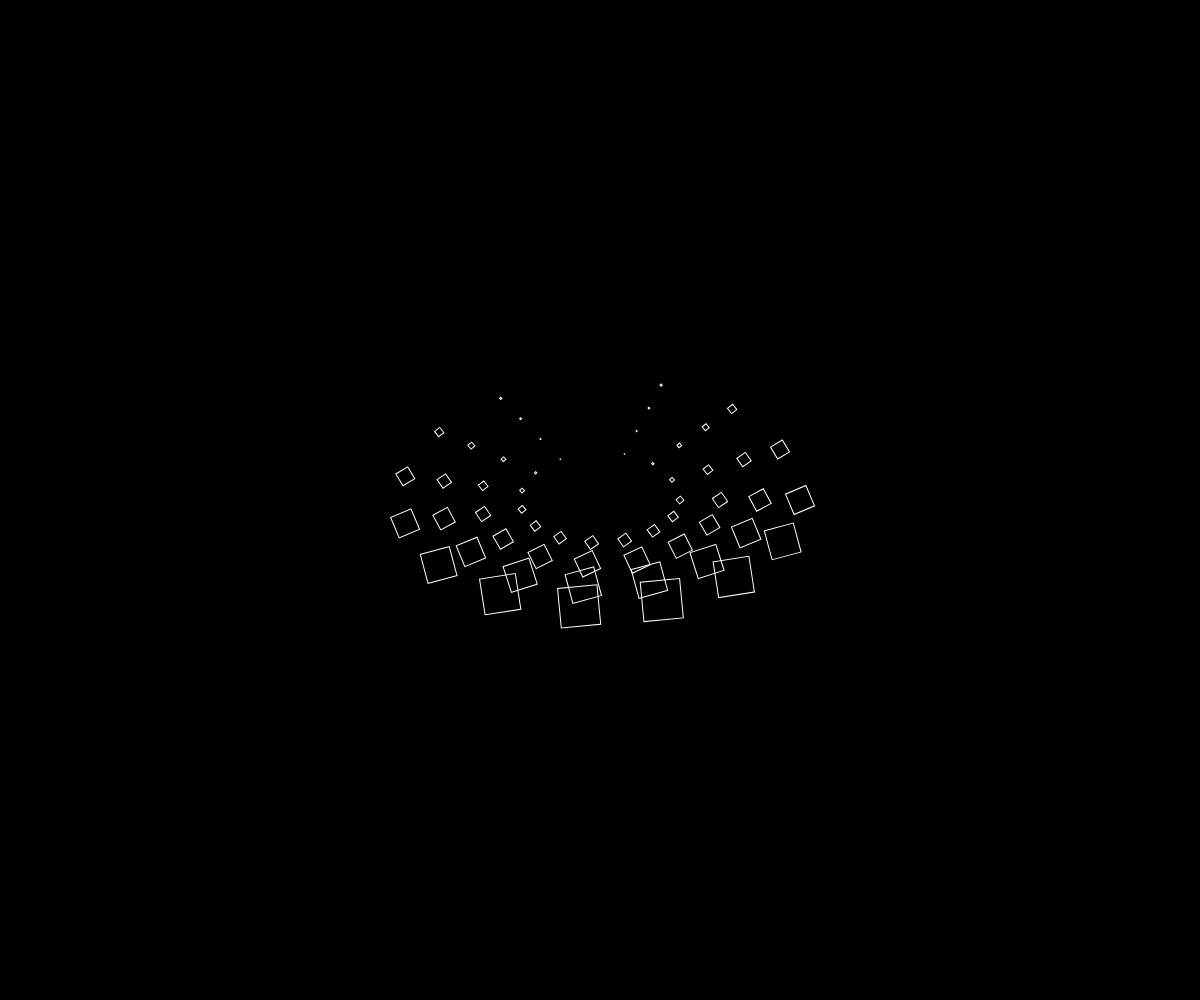
Frame 1 (no input)
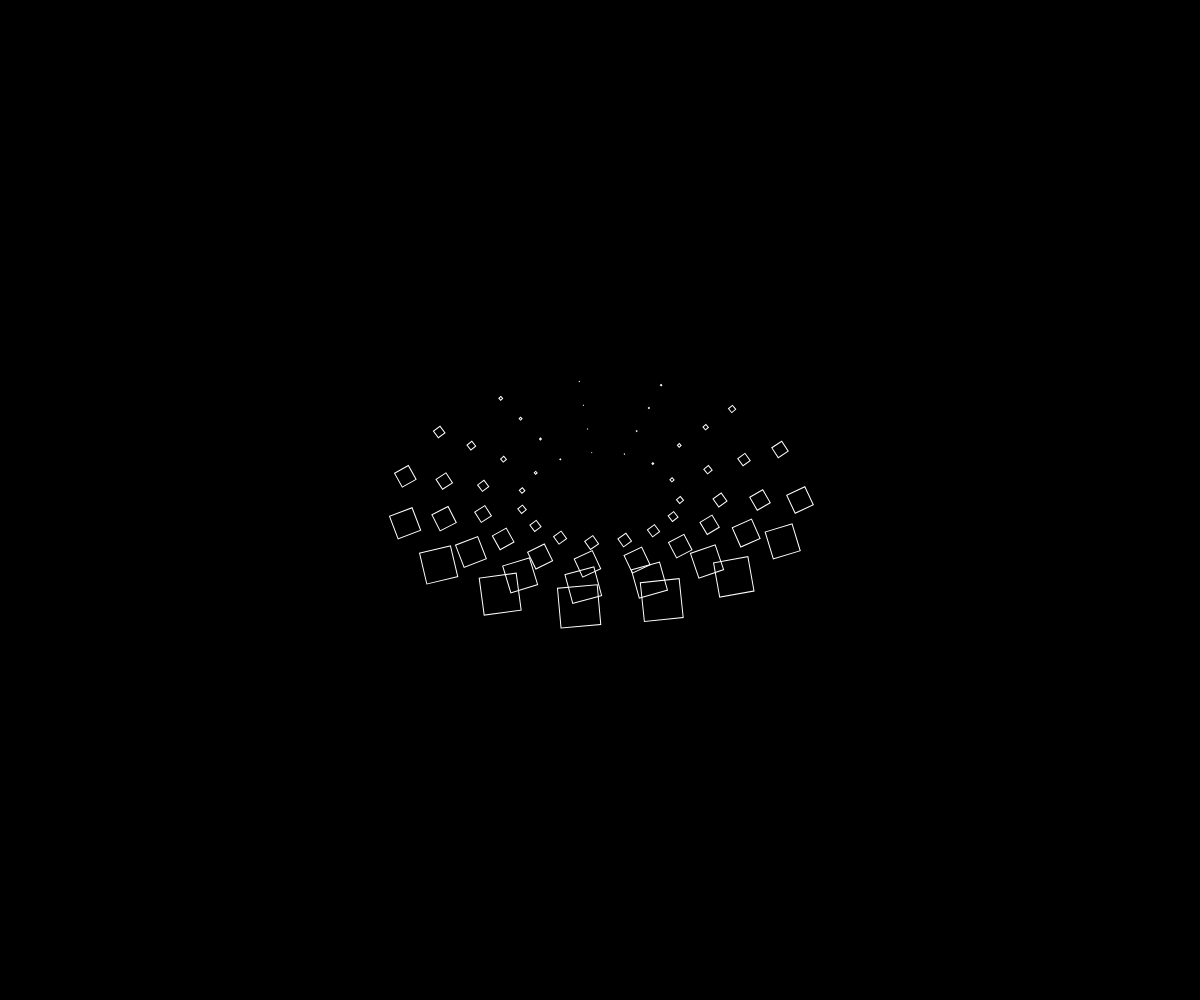
Frame 60 (no input)
Frame 120 (the mouse pressed at the canvas centre since frame 60): identical to frame 60, image omitted

The p5.js sketch that drew these frames (run headless with seeded random() and noise() and a simulated clock; from frame 60 on, the mouse is pressed at the canvas centre):

// p5.js sketch
// ── sketch.js
//==========
// p5.js

const palette = ["#03045E", "#0077B6", "#00B4D8", "#90E0EF", "#CAF0F8"];

let cX, cY;
let deg = 0;

function setup(){
	createCanvas(windowWidth,windowHeight);
	angleMode(DEGREES);
	rectMode(CENTER);
	frameRate(32);
	noFill();

	cX = width / 2;
	cY = height / 2;
}

function draw(){
	background(0);

	//noStroke();
	//fill(11, 22, 66, 33)
	//rect(0, 0, width, height);

	//let i = floor(random(palette.length));
	stroke(255);
	strokeWeight(1);
	strokeCap(SQUARE);

	deg += 6;
	
	let m = 15;
	let p = 360 / m;
	let r = 40;
	let s = 10;
	drawCircle(m, p, r,     s*0.5, deg);
	drawCircle(m, p, r*1.5, s*1.0, deg);
	drawCircle(m, p, r*2.0, s*1.5, deg);
	drawCircle(m, p, r*2.5, s*2.0, deg);
}

function drawCircle(m, p, r, s, d){
	for(let i=0; i<m; i++){
		let x = cX + cos(i*p) * (r+cos(i)*r);
		let y = cY + sin(i*p) * (r+sin(i)*r);
		drawSquare(x, y, (sin(i*p+d)+1)*s);
	}
}

function drawSquare(x, y, r){
	push();
	translate(x, y);
	rotate(r-45);
	square(0, 0, r);
	pop();
}
